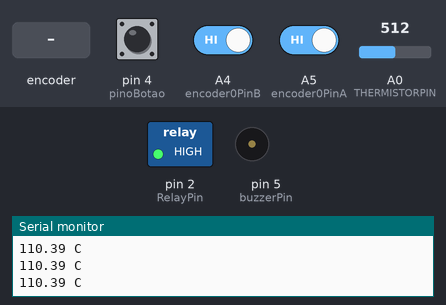
Simulated run of this sketch. Board: Arduino Uno, built with avr-gcc and run on an emulated ATmega328P. Shown: switched loads named in the sketch (green lamp = pin HIGH), buzzer (waves = sounding), the last lines printed to the serial monitor. The inputs (shaded band) are chosen by the test bench; at power-on: A0 (THERMISTORPIN) = 512, pin 4 (pinoBotao) LOW, A4 (encoder0PinB) HIGH, A5 (encoder0PinA) HIGH.

Above: at 1.2 s.
1.3 s: rotary encoder on A5 (encoder0PinA) / A4 (encoder0PinB) turned 3 steps (first pin leading)
At 1.57 s:
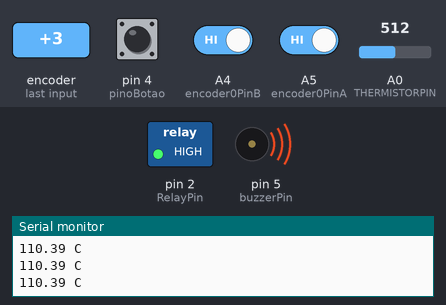
3.4 s: A0 (THERMISTORPIN) set to 572
6.4 s: A0 (THERMISTORPIN) set to 603
7.9 s: pin 4 (pinoBotao) pulled HIGH for 0.15 s
At 8.6 s:
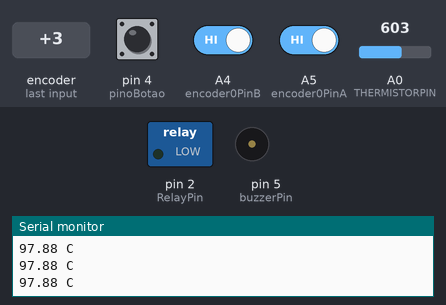
9.5 s: rotary encoder on A5 (encoder0PinA) / A4 (encoder0PinB) turned 3 steps (first pin leading)
At 9.76 s:
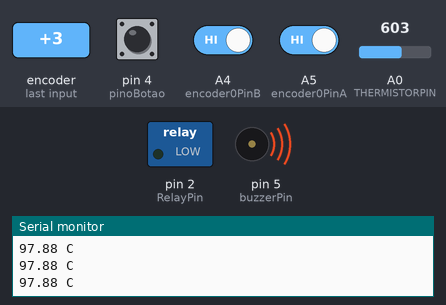
13.1 s: A0 (THERMISTORPIN) set to 63
16.1 s: A0 (THERMISTORPIN) set to 50
At 19.92 s:
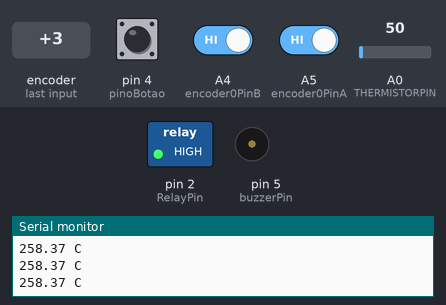
Timing chart, 0 to 20.1 s (numbered marks = the images above; inputs shaded):
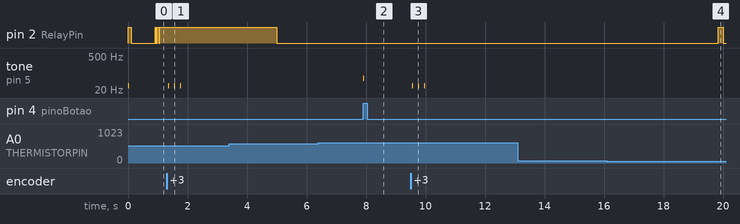

Measured:
- the behaviour switches between 57 and 56 on A0 (THERMISTORPIN) (found by bisection; images 3 and 4)
- after the input at 1.3 s, tone on pin 5 (buzzerPin): alternates 30 Hz for 0.02 s and silent for 0.18 s, 6 changes in all, then stays silent, starting after 0.05 s
- after the input at 7.9 s, tone on pin 5 (buzzerPin): silent → 60 Hz at once, → silent 0.01 s later
- after the input at 9.5 s, tone on pin 5 (buzzerPin): alternates 30 Hz for 0.02 s and silent for 0.18 s, 6 changes in all, then stays silent, starting after 0.05 s
- after the input at 16.1 s, pin 2 (RelayPin): LOW → HIGH after 3.7 s, → LOW 0.17 s later

The sketch:

forno_pcb_02.ino
```cpp
// Codigo para controle do Forno Eletrico para PCB.

/* este codigo foi criado por Thiago Kunz, com base em codigos ja existentes.
Os codigos de PID sao provenientes da biblioteca PID v1, o codigo de leitura
e interpretacao do sinal do termistor foi retirado do blog da ADAFRUIT.
O codigo de debounce do botao foi retirado dos exemplos oficiais do arduino.
*/

#include <PID_v1.h>

 // variaveis de controle do encoder

 int val;
 int encoder0PinA = A5;
 int encoder0PinB = A4;
 int encoder0Pos = 0;
 int encoder0PinALast = LOW;
 int n = LOW;

 // variaveis de controle do botao

 int RelayPin = 2;
 byte pinoBotao = 4;
 boolean estadoBotao = LOW;
 boolean estadoAnteriorBotao = LOW;
 long ultimaVezDebounce = 0;
 int tempoDebounce = 20;

 // variaveis do PID e Rele(optoacoplador)

 double Setpoint, Input, Output; //Define Variables we'll be connecting to
 PID myPID(&Input, &Output, &Setpoint,2,5,1, DIRECT); //Specify the links and initial tuning parameters
 int WindowSize = 5000;
 unsigned long windowStartTime;

 byte buzzerPin = 5; // pino do buzzer para sinais sonoros


 // variaveis do Termistor - codigo da ADAFRUIT

 #define THERMISTORPIN A0  // which analog pin to connect
 #define THERMISTORNOMINAL 100000 // resistance at 25 degrees C
 #define TEMPERATURENOMINAL 25 // temp. for nominal resistance (almost always 25 C)
 #define NUMSAMPLES 2 // how many samples to take and average, more takes longer, but is more 'smooth'
 #define BCOEFFICIENT 4092 // The beta coefficient of the thermistor (usually 3000-4000)
 #define SERIESRESISTOR 4700 // the value of the 'other' resistor
 float steinhart;

int samples[NUMSAMPLES];

 void setup() {

   // setup dos pinos do encoder
   pinMode (encoder0PinA,INPUT);
   digitalWrite(encoder0PinA, HIGH);
   pinMode (encoder0PinB,INPUT);
   digitalWrite(encoder0PinB, HIGH);

   // setup do pino do buzzer
   pinMode(buzzerPin, OUTPUT);

   // setup do pino do botao
   pinMode(pinoBotao, INPUT);

   // setup do rele e PID
   pinMode(RelayPin, OUTPUT);
   windowStartTime = millis();
   Setpoint = 250; //initialize the variables we're linked to
   myPID.SetOutputLimits(0, WindowSize); //tell the PID to range between 0 and the full window size
   myPID.SetMode(AUTOMATIC); //turn the PID on

   // setup da comunicacao serial
   Serial.begin (9600);

   // setup do termistor
   analogReference(EXTERNAL);

 }

 void loop() {

   encoder();
   botao();
   funcaoLeituraTermistor();
   controlePID();

 }


// funcao de funcionamento do botao

 void botao() {
   int leituraBotao = digitalRead(pinoBotao);

   if ((millis() - ultimaVezDebounce) > tempoDebounce) {

     if (estadoAnteriorBotao != leituraBotao) {
       estadoBotao = leituraBotao;
       ultimaVezDebounce = millis();

       if (estadoBotao == HIGH) {
         tone(buzzerPin, 60, 10);
         // colocar aqui outras coisas que voce quer que
         // o seu botao faca.
       }

       estadoAnteriorBotao = estadoBotao;
     }
   }
 }


 // Funcao de funcionamento do encoder

 void encoder() {
   n = digitalRead(encoder0PinA);
   if ((encoder0PinALast == LOW) && (n == HIGH)) {
     if (digitalRead(encoder0PinB) == LOW) {
       encoder0Pos++;
       tone(buzzerPin, 30, 20);
     } else {
       encoder0Pos--;
       tone(buzzerPin, 30, 20);
     }
     Serial.print (encoder0Pos);
     Serial.print ("/");
   }
   encoder0PinALast = n;
 }


 // Funcao leitura do termistor - gera o valor de steinhart para a temperatura que sera usada pelo PID.

 void funcaoLeituraTermistor() {

  uint8_t i;
  float average;

  // take N samples in a row, with a slight delay
  for (i=0; i< NUMSAMPLES; i++) {
   samples[i] = analogRead(THERMISTORPIN);
  }

  // average all the samples out
  average = 0;
  for (i=0; i< NUMSAMPLES; i++) {
     average += samples[i];
  }
  average /= NUMSAMPLES;

  // convert the value to resistance
  average = 1023 / average - 1;
  average = SERIESRESISTOR / average;

  steinhart = average / THERMISTORNOMINAL;     // (R/Ro)
  steinhart = log(steinhart);                  // ln(R/Ro)
  steinhart /= BCOEFFICIENT;                   // 1/B * ln(R/Ro)
  steinhart += 1.0 / (TEMPERATURENOMINAL + 273.15); // + (1/To)
  steinhart = 1.0 / steinhart;                 // Invert
  steinhart -= 273.15;                         // convert to C
  Serial.print(steinhart);
  Serial.println(" C");
  }


  // Funcao de controle do rele com PID

  void controlePID() {

    Input = steinhart;
    myPID.Compute();

    /************************************************
     * turn the output pin on/off based on pid output
     ************************************************/
    if(millis() - windowStartTime>WindowSize)
    { //time to shift the Relay Window
      windowStartTime += WindowSize;
    }
    if(Output < millis() - windowStartTime) digitalWrite(RelayPin,HIGH);
    else digitalWrite(RelayPin,LOW);

  }
```
